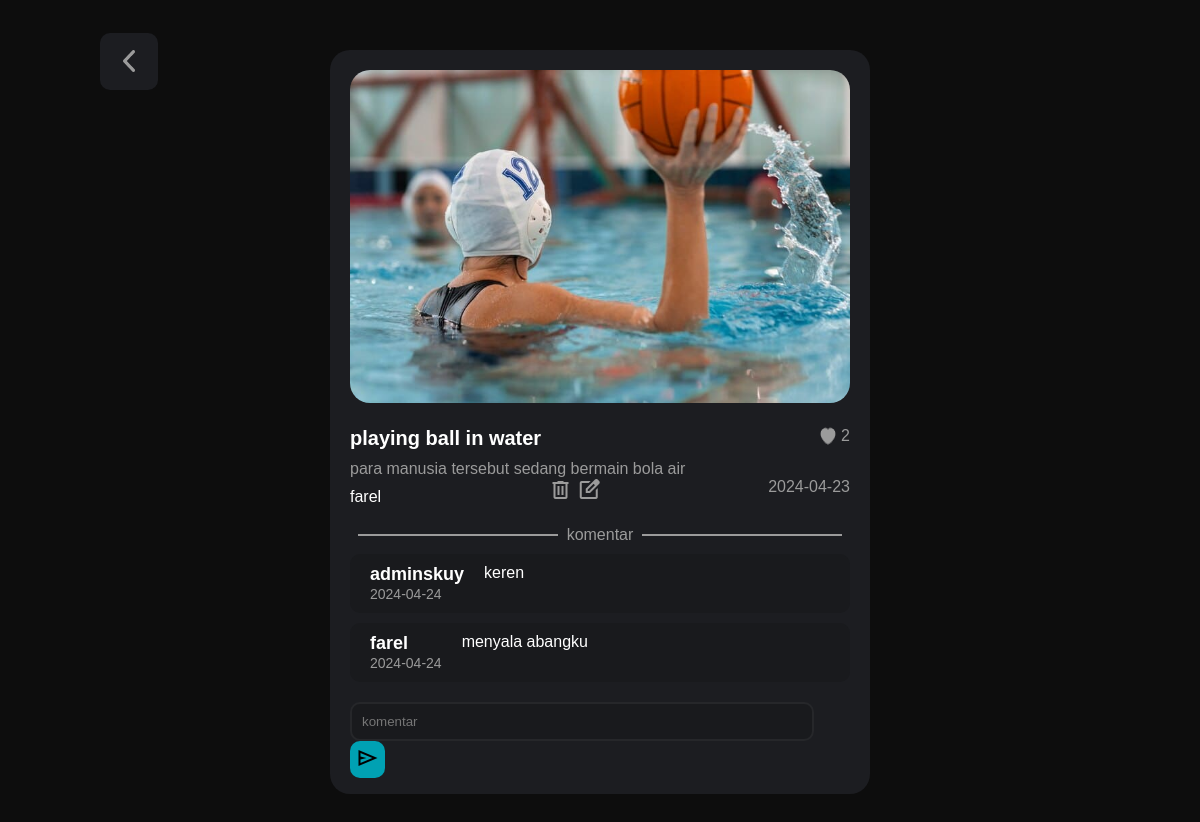
The page /preview.php?id=25 (signed in) on the database its author committed.
### tables this page shows
CREATE TABLE `foto` (
  `foto_id` int(11) NOT NULL,
  `judul_foto` varchar(255) NOT NULL,
  `deskripsi_foto` text NOT NULL,
  `tanggal_unggah` date NOT NULL DEFAULT current_timestamp(),
  `lokasi_file` varchar(255) NOT NULL,
  `user_id` int(11) NOT NULL
);

CREATE TABLE `user` (
  `user_id` int(11) NOT NULL,
  `username` varchar(255) NOT NULL,
  `password` varchar(255) NOT NULL,
  `email` varchar(255) NOT NULL,
  `nama_lengkap` varchar(255) NOT NULL,
  `alamat` text NOT NULL
);

CREATE TABLE `komentar_foto` (
  `komentar_id` int(11) NOT NULL,
  `foto_id` int(11) NOT NULL,
  `user_id` int(11) NOT NULL,
  `isi_komentar` text NOT NULL,
  `tanggal_komentar` date NOT NULL DEFAULT current_timestamp()
);

### function.php (called while the page is built, shortened)
<?php
$conn = mysqli_connect("localhost", "root", "", "ujikom_frel");
function query($query) {
	global $conn;
	$result = mysqli_query($conn, $query);
	$rows = [];
	while( $row = mysqli_fetch_assoc($result) ) {
		$rows[] = $row;
	}
	return $rows;
}
function jumlah_like($foto_id){
    global $conn;
    $q = mysqli_query($conn, "SELECT COUNT(*) AS jumlah_like FROM like_foto WHERE foto_id = $foto_id");
    $row = mysqli_fetch_assoc($q);
    return $row['jumlah_like'];
}
?>

### preview.php (the view, shortened to what this page needs)
<?php
require 'function.php';
$foto_id = $_GET["id"];
$foto = query("SELECT * FROM foto WHERE foto_id = $foto_id")[0];
function getkomentar($foto_id)
{
    global $conn;
    $s = mysqli_query($conn, "SELECT * FROM komentar_foto WHERE foto_id = $foto_id");
    return mysqli_fetch_all($s, MYSQLI_ASSOC);
}
$komen = getkomentar($foto['foto_id']);
function nama_user($user_id)
{
    global $conn;
    $r = mysqli_query($conn, "SELECT * FROM user WHERE user_id = $user_id");
    $row = mysqli_fetch_assoc($r);
    return $row['username'];
}
function likeafter($foto_id) {
    global $conn;
    $user_id = $_SESSION["user_id"];
    $query = mysqli_query($conn, "SELECT * FROM like_foto WHERE foto_id = $foto_id AND user_id = $user_id");
    return mysqli_num_rows($query) > 0;
}
?>
<!DOCTYPE html>
<html lang="en">
<head>
    <link rel="stylesheet" href="style.css">
</head>
<body>
    <div class="kembalibutton">
        <a href="index.php">
            <img src="img/backbutton.png" alt="">
        </a>
    </div>
    <div class="bgpre">
        <img src="img/<?= $foto["lokasi_file"]; ?>" alt="">
        <div class="judulpre"><label for="judulpre"><?= $foto["judul_foto"]; ?></label></div>
        <div class="likepre">
            <a href="likepreview.php?foto_id=<?= $foto['foto_id'] ?>">
                <?php if (likeafter($foto['foto_id'])) : ?>
                    <img src="img/like_after.png" alt="">
                <?php else : ?>
                    <img src="img/like_before.png" alt="">
                <?php endif; ?>
                <?= jumlah_like($foto['foto_id']) ?>
            </a>
        </div><br>
        <div class="deskripsipre"><?= $foto["deskripsi_foto"]; ?></div>
        <div class="batas">
            <div class="akunpre"><label for="akunpre"><?= nama_user($foto["user_id"]) ?></label></div>
            <div class="aksibuttonpre">
                <?php if ($_SESSION["user_id"] == $foto["user_id"]) : ?>
                    <a onclick="return confirm('Benernih Mau Di Hapus?')" href="hapus.php?foto_id=<?= $foto['foto_id'] ?>"><span class="material-symbols-outlined">delete</span></a>
                    <a href="edit.php?id=<?= $foto["foto_id"]; ?>"><span class="material-symbols-outlined">edit_square</span></a>
                <?php endif; ?>
            </div>
            <div class="tanggalpre"><?= $foto["tanggal_unggah"]; ?></div>
        </div>
        <div class="garisbatas">
            <hr class="hr1">
            <label for="">komentar</label>
            <hr class="hr2">
        </div>
        <?php if (empty($komen)) : ?>
            <div class="akunkomenpre">
                <p>Belum ada komentar.</p>
            </div>
        <?php else : ?>
            <?php foreach ($komen as $row) : ?>
                <div class="akunkomenpre">
                    <div class="left">
                        <div class="namaakunkomenpre"><label for=""><?= nama_user($row["user_id"]) ?></label></div>
                        <div class="tanggalkomenpre"><label for=""><?= $row['tanggal_komentar'] ?></label></div>
                    </div>
                    <div class="right">
                        <div class="isikomenpre"><label for=""><?= $row['isi_komentar'] ?></label></div>
                    </div>
                </div>
            <?php endforeach; ?>
        <?php endif; ?>
        <div class="formkomen">
            <form action="komen.php" method="post">
                <input type="text" name="isi_komentar" placeholder="komentar">
                <button type="submit" name="submit"><span class="material-symbols-outlined">send</span></button>
            </form>
        </div>
    </div>
</body>
</html>

### style.css (style rules this page uses)
html { scroll-behavior: smooth; }
body { margin: auto; padding-right: 100px; padding-left: 100px; font-family: "Catamaran", sans-serif; background-color: #0d0d0d; }
.garisbatas { display: flex; margin-top: 20px; color: #9B9B9B; }
.garisbatas hr { border: none; height: 2px; background-color: #9B9B9B; }
.garisbatas .hr1 { width: 40%; float: left; }
.garisbatas .hr2 { width: 40%; float: right; }
.kembalibutton { position: fixed; }
.kembalibutton a { padding: 15px; padding-top: 25px; padding-left: 23px; padding-right: 23px; border-radius: 10px; background-color: #1C1D21; }
.kembalibutton a img { width: 12px; }
.bgpre { margin-top: 50px; margin-bottom: 50px; margin-left: auto; margin-right: auto; width: 50%; padding: 20px; border-radius: 20px; background-color: #1C1D21; }
.bgpre img { width: 100%; border-radius: 20px; }
.bgpre .judulpre { margin-top: 20px; float: left; }
.bgpre .judulpre label { color: #ffffff; font-weight: 700; font-size: 20px; }
.bgpre .likepre a { display: flex; text-decoration: none; float: right; margin-top: 20px; color: #9B9B9B; }
.bgpre .likepre a img { margin-right: 5px; }
.bgpre .deskripsipre { float: left; width: 600px; margin-top: 10px; color: #9B9B9B; }
.bgpre .batas { display: flex; justify-content: space-between; clear: both; }
.bgpre .batas .akunpre { float: left; margin-top: 10px; color: #ffffff; }
.bgpre .batas .aksibuttonpre a { color: #9B9B9B; }
.bgpre .batas .tanggalpre { color: #9B9B9B; }
.bgpre .akunkomenpre { width: 100%; background-color: #191A1D; border-radius: 10px; margin-top: 10px; display: flex; padding-top: 10px; padding-bottom: 10px; }
.bgpre .akunkomenpre .left { margin-left: 20px; }
.bgpre .akunkomenpre .left .namaakunkomenpre label { color: #ffffff; font-size: 18px; font-weight: 600; }
.bgpre .akunkomenpre .left .tanggalkomenpre label { color: #9B9B9B; font-size: 14px; }
.bgpre .akunkomenpre .right { margin-left: 20px; max-width: 70%; }
.bgpre .akunkomenpre .right .isikomenpre label { word-wrap: break-word; color: #fff; }
.bgpre .formkomen form input { margin-top: 20px; width: 87.98%; background-color: #191A1D; padding: 10px; border: #26272A 2px solid; border-radius: 10px; color: #9B9B9B; }
.bgpre .formkomen form button { margin-bottom: -500px; background-color: #00a1b3; border: none; border-radius: 10px; padding:5px; width: 7%; }

### rows shown on the page
foto: lokasi_file (picture), judul_foto "playing ball in water", deskripsi_foto "para manusia tersebut sedang bermain bola air", user.username "farel", tanggal_unggah "2024-04-23"
komentar_foto: user.username "adminskuy", tanggal_komentar "2024-04-24", isi_komentar "keren"
komentar_foto: user.username "farel", tanggal_komentar "2024-04-24", isi_komentar "menyala abangku"

### other values the page prints
jumlah_like($foto['foto_id']) "2"
